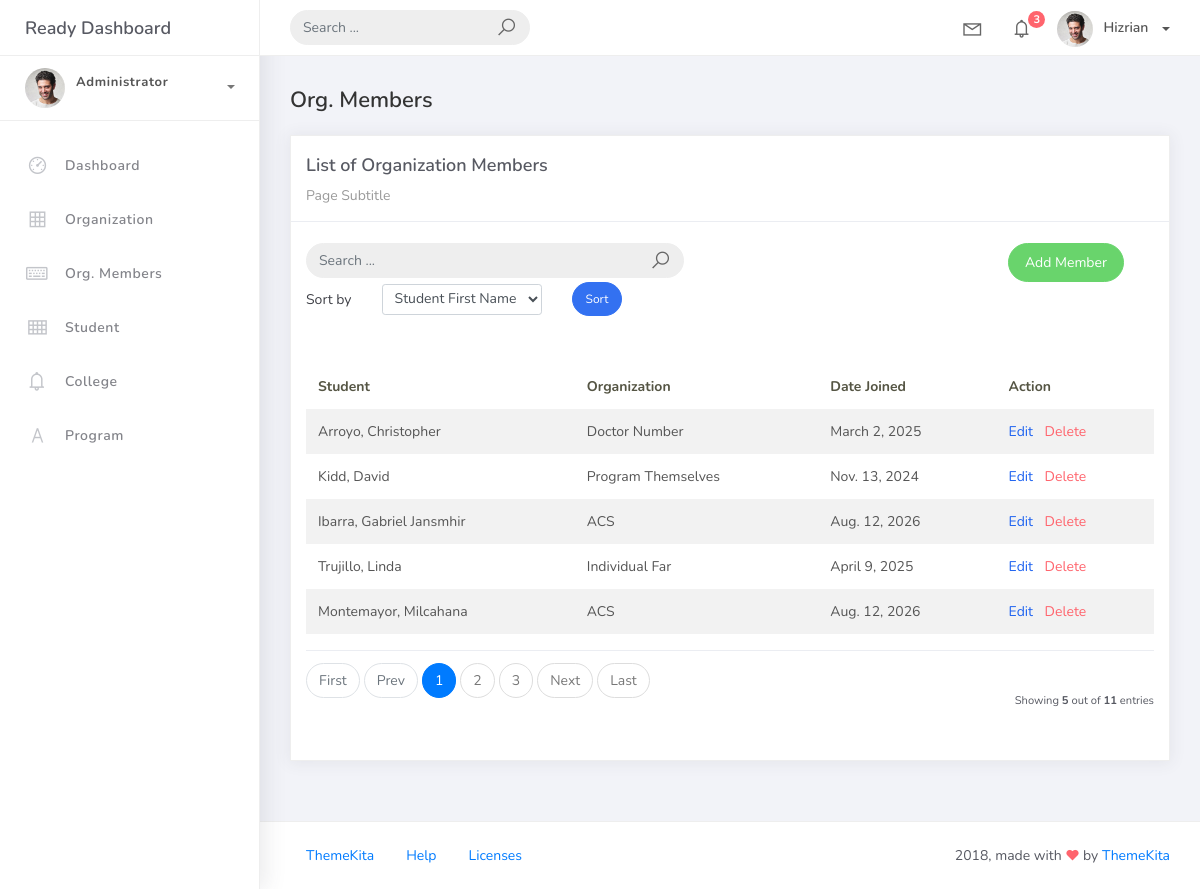
Screenshot of /orgmember_list/ with the database file from the repository.
### studentorg/models.py (models this page shows, shortened)
class BaseModel(models.Model):
    created_at = models.DateTimeField(auto_now_add=True, db_index=True)
    updated_at = models.DateTimeField(auto_now=True)
    class Meta:
        abstract = True

class OrgMember(BaseModel):
    student = models.ForeignKey(Student, on_delete=models.CASCADE)
    organization = models.ForeignKey(Organization, on_delete=models.CASCADE)
    date_joined = models.DateField()

class Student(BaseModel):
    student_id = models.CharField(max_length=15)
    lastname = models.CharField(max_length=25)
    firstname = models.CharField(max_length=25)
    middlename = models.CharField(max_length=25, blank=True, null=True)
    program = models.ForeignKey(Program, on_delete=models.CASCADE)
    def __str__(self):
        return f"{self.lastname}, {self.firstname}"

class Organization(BaseModel):
    name = models.CharField(max_length=250)
    college = models.ForeignKey(College, null=True, blank=True, on_delete=models.CASCADE)
    description = models.CharField(max_length=500)
    def __str__(self):
        return self.name

### studentorg/views.py (the view)
# urls.py: path('orgmember_list/', OrgMemberList.as_view(), name='orgmember-list'),
class OrgMemberList(ListView):
    model = OrgMember
    context_object_name = 'orgmember'
    template_name = 'orgmember_list.html'
    paginate_by = 5
    def get_ordering(self):
        allowed = ["student__firstname", "student__lastname", "date_joined"]
        sort_by = self.request.GET.get("sort_by")
        if sort_by in allowed:
            return sort_by
        return "student__firstname"
    def get_queryset(self):
        qs = super().get_queryset()
        query = self.request.GET.get('q')
        if query:
            qs = qs.filter(
                Q(student__firstname__icontains=query) |
                Q(student__lastname__icontains=query) |
                Q(organization__name__icontains=query)
            )
        return qs

### templates/orgmember_list.html (shortened to what this page needs)
{% extends 'base.html' %}
{% load static %}
{% block content %}
<div class="content">
    <div class="container-fluid">
        <h4 class="page-title">Org. Members</h4>
        <div class="row">
            <div class="col-md-12">
                <div class="card">
                    <div class="card-header">
                        <div class="card-title">List of Organization Members</div>
                        <div class="card-category">Page Subtitle</div>
                    </div>
                    <br />
                    <div class="col-md-12 row">
                        <div class="col-md-6">
                            <form class="navbar-left navbar-form nav-search mr-md-3" method="get" action="{% url 'orgmember-list' %}">
                                <div class="input-group">
                                    <input type="text" placeholder="Search ..." class="form-control" name="q" />
                                    <div class="input-group-append">
                                        <span class="input-group-text">
                                            <i class="la la-search search-icon"></i>
                                        </span>
                                    </div>
                                </div>
                            </form>
                        </div>
                        <div class="col-md-6">
                            <div class="pull-right">
                                <a href="{% url 'orgmember-add' %}" class="btn btn-success btn-rounded">Add Member</a>
                            </div>
                        </div>
                    </div>
                    <div class="col-md-12">
                        <form method="get" class="row g-2 align-items-center mb-3">
                            <div class="col-auto">
                                <label for="smallSelect" class="col-form-label">Sort by</label>
                            </div>
                            <div class="col-auto">
                                <select class="form-control form-control-sm" id="smallSelect" name="sort_by">
                                    <option value="student__firstname" {% if request.GET.sort_by == "student__firstname" %}selected{% endif %}>Student First Name</option>
                                </select>
                            </div>
                            <div class="col-auto">
                                <button type="submit" class="btn btn-primary btn-sm btn-rounded">Sort</button>
                            </div>
                        </form>
                    </div>
                    <div class="card-body">
                        <table class="table table-striped mt-3">
                            <thead>
                                <tr>
                                    <th scope="col">Student</th>
                                    <th scope="col">Organization</th>
                                    <th scope="col">Date Joined</th>
                                    <th scope="col">Action</th>
                                </tr>
                            </thead>
                            <tbody>
                                {% for object in object_list %}
                                <tr>
                                    <td>{{ object.student }}</td>
                                    <td>{{ object.organization }}</td>
                                    <td>{{ object.date_joined }}</td>
                                    <td>
                                        <a href="{% url 'orgmember-update' object.id %}" class="text-primary mr-2">Edit</a>
                                        <a href="{% url 'orgmember-delete' object.id %}" class="text-danger">Delete</a>
                                    </td>
                                </tr>
                                {% empty %}
                                <tr>
                                    <td colspan="4" style="text-align: center">
                                        <p class="text-sm font-weight-bold mb-0">No Records Found</p>
                                    </td>
                                </tr>
                                {% endfor %}
                            </tbody>
                        </table>
                        {% include 'includes/pagination.html' %}
                    </div>
                </div>
            </div>
        </div>
    </div>
</div>
{% endblock %}

### rows the page displays
OrgMember: student "Arroyo, Christopher", organization "Doctor Number", date_joined "March 2, 2025"
OrgMember: student "Kidd, David", organization "Program Themselves", date_joined "Nov. 13, 2024"
OrgMember: student "Ibarra, Gabriel Jansmhir", organization "ACS", date_joined "Aug. 12, 2026"
OrgMember: student "Trujillo, Linda", organization "Individual Far", date_joined "April 9, 2025"
OrgMember: student "Montemayor, Milcahana", organization "ACS", date_joined "Aug. 12, 2026"

### other values shown
{{ page_num }} "1"
{{ page_num }} "2" "3"
{{ object_list.count }} "5"
{{ paginator.count }} "11"
